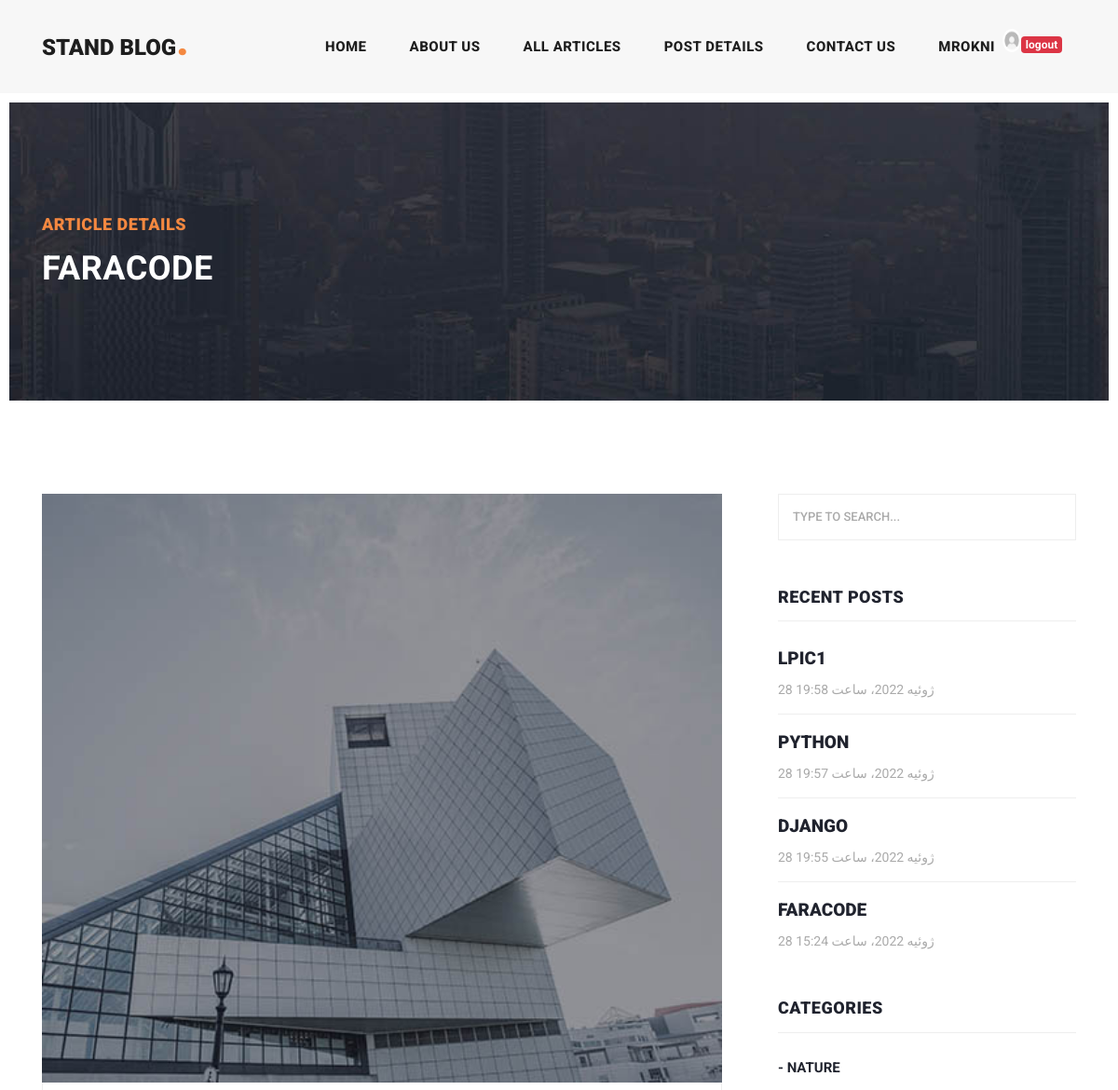
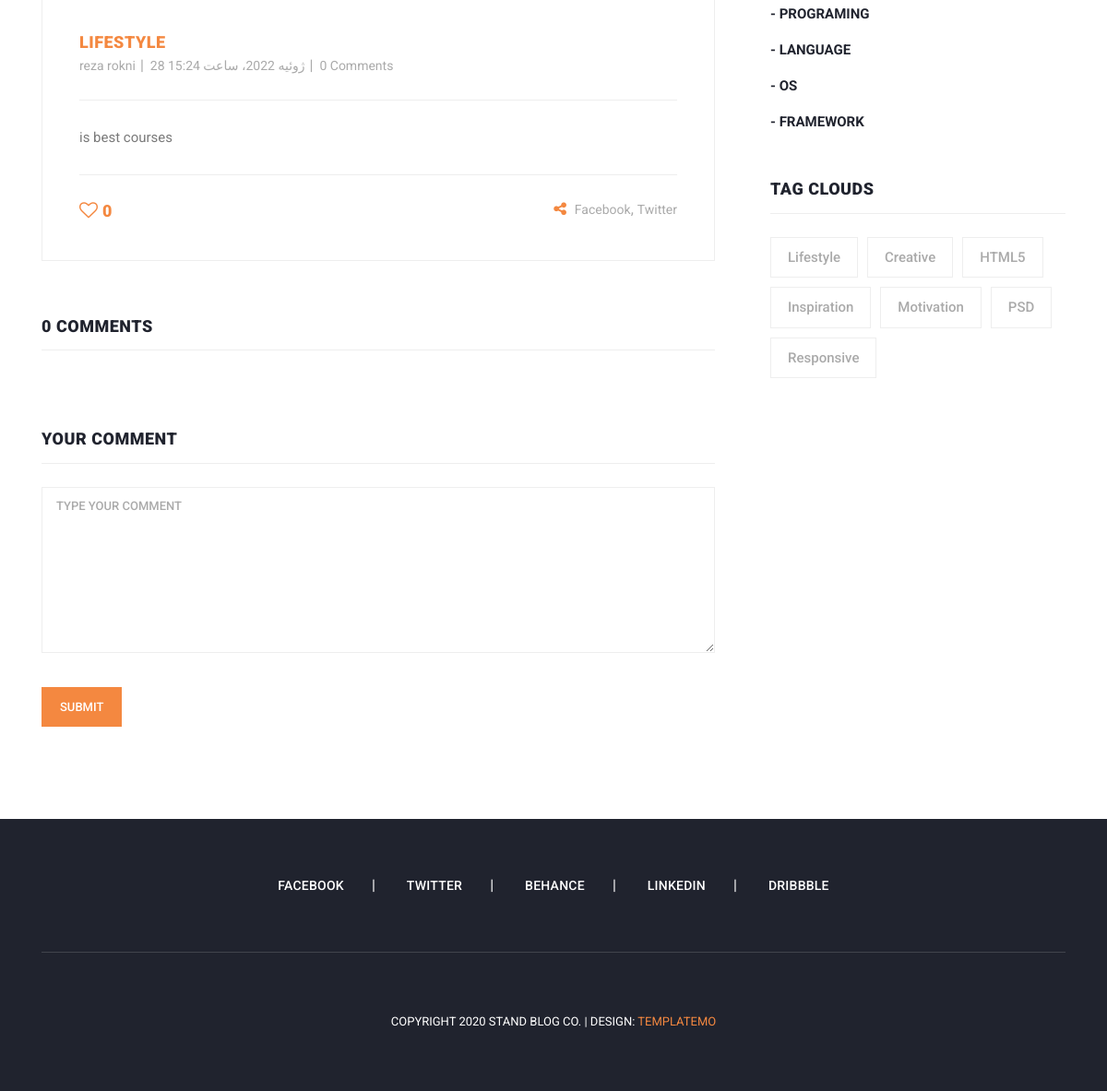
Screenshot of /articles/detail/faracode (signed in) with the database file from the repository (2 pictures, top to bottom).
### blog_post/models.py (models this page shows, shortened)
class Article(models.Model):
    auther = models.ForeignKey(User, on_delete=models.CASCADE, related_name='articles')
    category =models.ManyToManyField(Category, related_name='articles')
    title = models.CharField(max_length=70)
    body = models.TextField()
    image = models.ImageField(upload_to='images/articles')
    created = models.DateTimeField(auto_now_add=True)
    updated = models.DateTimeField(auto_now=True)
    pubdate = models.DateField(default=timezone.now)
    slug = models.SlugField(blank=True, unique=True)
    class Meta:
        ordering = ('-updated', '-created' ) # - : from last to first
    def get_absolute_url(self):
        return reverse('blog_post:article_detail', kwargs={'slug': self.slug})

class Category(models.Model):
    title = models.CharField(max_length=100)
    updated = models.DateTimeField(auto_now_add=True)

### blog_post/views.py (the view)
# urls.py: path('detail/<str:slug>', views.ArticleDetailView.as_view(), name='article_detail'),
class ArticleDetailView(DetailView):
    model = Article
    def get_context_data(self, **kwargs):
        context = super().get_context_data(**kwargs)
        if self.request.user.likes.filter(article__slug=self.object.slug, user_id=self.request.user.id).exists():
            context['is_liked'] = True
        else:
            context['is_liked'] = False
        return context

### context_processors/context_processors.py (called while the page is built)
def recent_articles(request):
    recent_articles = Article.objects.order_by('-created')
    return {'recent_articles': recent_articles}

def categories(request):
    categories = Category.objects.all()
    return {'categories': categories}

### blog_post/templates/blog_post/article_detail.html (shortened to what this page needs)
{% extends 'base.html' %}
{% load static %}
{% block contant %}
    <div class="heading-page header-text">
        <section class="page-heading">
            <div class="container">
                <div class="row">
                    <div class="col-lg-12">
                        <div class="text-content">
                            <h4>Article Details</h4>
                            <h2>{{ article.title }}</h2>
                        </div>
                    </div>
                </div>
            </div>
        </section>
    </div>
    <section class="blog-posts grid-system">
        <div class="container">
            <div class="row">
                <div class="col-lg-8">
                    <div class="all-blog-posts">
                        <div class="row">
                            <div class="col-lg-12">
                                <div class="blog-post">
                                    <div class="blog-thumb">
                                        <img src="{{ article.image.url }}" alt="">
                                    </div>
                                    <div class="down-content">
                                        <span>Lifestyle</span>
                                        <ul class="post-info">
                                            <li><a href="#">{{ article.auther.get_full_name }}</a></li>
                                            <li><a href="#">{{ article.created }}</a></li>
                                            <li><a href="#">{{ article.comments.all.count }} Comments</a></li>
                                        </ul>
                                        <p>{{ article.body }}</p>
                                        <div class="post-options">
                                            <div class="row">
                                                <div class="col-6">
                                                    <ul class="post-tags">
                                                        {% if is_liked %}
                                                            <li>
                                                                <a onclick="like('{{ article.slug }}', '{{ article.id }}')"
                                                                ><i id="like"
                                                                        style="font-size: 20px"
                                                                        class="fa fa-heart"></i><span id="count">{{ article.likes.all.count }}</span></a>
                                                            </li>
                                                        {% else %}
                                                            <li>
                                                                <a onclick="like('{{ article.slug }}', '{{ article.id }}')"
                                                                ><i id="like"
                                                                        style="font-size: 20px"
                                                                        class="fa fa-heart-o"></i><span id="count">{{ article.likes.all.count }}</span></a>
                                                            </li>
                                                        {% endif %}
                                                    </ul>
                                                </div>
                                                <div class="col-6">
                                                    <ul class="post-share">
                                                        <li><i class="fa fa-share-alt"></i></li>
                                                        <li><a href="#">Facebook</a>,</li>
                                                        <li><a href="#"> Twitter</a></li>
                                                    </ul>
                                                </div>
                                            </div>
                                        </div>
                                    </div>
                                </div>
                            </div>
                            <div class="col-lg-12">
                                <div class="sidebar-item comments">
                                    <div class="sidebar-heading">
                                        <h2>{{ article.comments.all.count }} Comments</h2>
                                    </div>
                                </div>
                            </div>
                            {% if request.user.is_authenticated %}
                                <div class="col-lg-12">
                                    <div class="sidebar-item submit-comment">
                                        <div class="sidebar-heading">
                                            <h2>Your comment</h2>
                                        </div>
                                        <div class="content">
                                            <form id="comment" action="#" method="POST">
                                                <div class="row">
                                                    <div class="col-lg-12">
                                                        <fieldset>
                                                    <textarea name="body" rows="6" id="body"
                                                              placeholder="Type your comment" required=""></textarea>
                                                        </fieldset>
                                                    </div>
                                                    <div class="col-lg-12">
                                                        <fieldset>
                                                            <button type="submit" id="form-submit" class="main-button">
                                                                Submit
                                                            </button>
                                                        </fieldset>
                                                    </div>
                                                </div>
                                            </form>
                                        </div>
                                    </div>
                                </div>
                            {% else %}
                                <a class="btn btn-danger" href="{% url 'account:login' %}">for sending comment please
                                    login</a>
                            {% endif %}
                        </div>
                    </div>
                </div>
                {% include 'includes/side_bar.html' %}
            </div>
        </div>
    </section>
{% endblock %}

### templates/includes/header.html (shortened to what this page needs)
{% load static %}
<header class="">
    <nav class="navbar navbar-expand-lg">
        <div class="container">
            <a class="navbar-brand" href="index.html"><h2>Stand Blog<em>.</em></h2></a>
            <div class="collapse navbar-collapse" id="navbarResponsive">
                <ul class="navbar-nav ml-auto">
                    <li class="nav-item {% if request.resolver_match.url_name == 'home' %}active{% endif %}">
                        <a class="nav-link" href="{% url 'home:home' %}">home
                        </a>
                    </li>
                    <li class="nav-item">
                        <a class="nav-link" href="about.html">About Us</a>
                    </li>
                     <li class="nav-item {% if request.resolver_match.url_name == 'articles_list' %}active{% endif %}">
                        <a class="nav-link" href="{% url 'blog_post:articles_list' %}">All Articles</a>
                    </li>
                    <li class="nav-item">
                        <a class="nav-link" href="post-details.html">Post Details</a>
                    </li>
                    <li class="nav-item">
                        <a class="nav-link" href="{% url 'blog_post:contact_us' %}">Contact Us</a>
                    </li>
                    <li class="nav-item">
                        {% if request.user.is_authenticated %}
                            <div class="d-flex">
                                <a class="nav-link" href="">{{ request.user.username }}</a>
                                {% if user.profile.image %}
                                    <img src="{{ user.profile.image.url }}" width="20px" height="25px"
                                         style="border-radius: 100%" alt="">
                                {% else %}
                                    <img src="{% static 'images/icons/index.jpg' %}" width="20px" height="25px"
                                         style="border-radius: 100%" alt="">
                                {% endif %}
                                <a href="{% url 'account:logout' %}"><span
                                        class="badge badge-danger mt-2"> logout</span></a>
                            </div>
                        {% else %}
                            <div class="d-flex">
                                <a class="nav-link" href="{% url 'account:login' %}">login</a>
                                <a class="nav-link" href="{% url 'account:register' %}"> register</a>
                            </div>
                        {% endif %}
                    </li>
                </ul>
            </div>
        </div>
    </nav>
</header>

### templates/includes/side_bar.html
{% load static %}
 <div class="col-lg-4">
            <div class="sidebar">
              <div class="row">
                <div class="col-lg-12">
                  <div class="sidebar-item search">
                    <form id="search_form" name="gs" method="GET" action="{% url 'blog_post:search_articles' %}">
                      <input type="text" name="q" class="searchText" placeholder="type to search..." autocomplete="on">
                    </form>
                  </div>
                </div>
                <div class="col-lg-12">
                  <div class="sidebar-item recent-posts">
                    <div class="sidebar-heading">
                      <h2>Recent Posts</h2>
                    </div>
                    <div class="content">
                      <ul>
                        {% for article in recent_articles %}
                            <li><a href="{{ article.get_absolute_url }}">
                          <h5>{{ article.title }}</h5>
                          <span>{{ article.created }}</span>
                        </a></li>
                          {% endfor %}
                      </ul>
                    </div>
                  </div>
                </div>
                <div class="col-lg-12">
                  <div class="sidebar-item categories">
                    <div class="sidebar-heading">
                      <h2>Categories</h2>
                    </div>
                    <div class="content">
                      <ul>
                       {% for cat in categories %}
                        <li><a href="{% url 'blog_post:category_detail' cat.id %}">- {{ cat.title }}</a></li>
                       {% endfor %}
                      </ul>
                    </div>
                  </div>
                </div>
                <div class="col-lg-12">
                  <div class="sidebar-item tags">
                    <div class="sidebar-heading">
                      <h2>Tag Clouds</h2>
                    </div>
                    <div class="content">
                      <ul>
                        <li><a href="#">Lifestyle</a></li>
                        <li><a href="#">Creative</a></li>
                        <li><a href="#">HTML5</a></li>
                        <li><a href="#">Inspiration</a></li>
                        <li><a href="#">Motivation</a></li>
                        <li><a href="#">PSD</a></li>
                        <li><a href="#">Responsive</a></li>
                      </ul>
                    </div>
                  </div>
                </div>
              </div>
            </div>
          </div>

### rows the page displays
Article: title "FARACODE", image (picture), auther.get_full_name "reza rokni", created "28 ژوئیه 2022، ساعت 15:24", comments.all.count "0", body "is best courses", likes.all.count "0"
Article: title "LPIC1", created "28 ژوئیه 2022، ساعت 19:58"
Article: title "PYTHON", created "28 ژوئیه 2022، ساعت 19:57"
Article: title "DJANGO", created "28 ژوئیه 2022، ساعت 19:55"
Category: title "NATURE"
Category: title "PROGRAMING"
Category: title "LANGUAGE"
Category: title "OS"
Category: title "FRAMEWORK"

### other values shown
{{ request.user.username }} "MROKNI"
